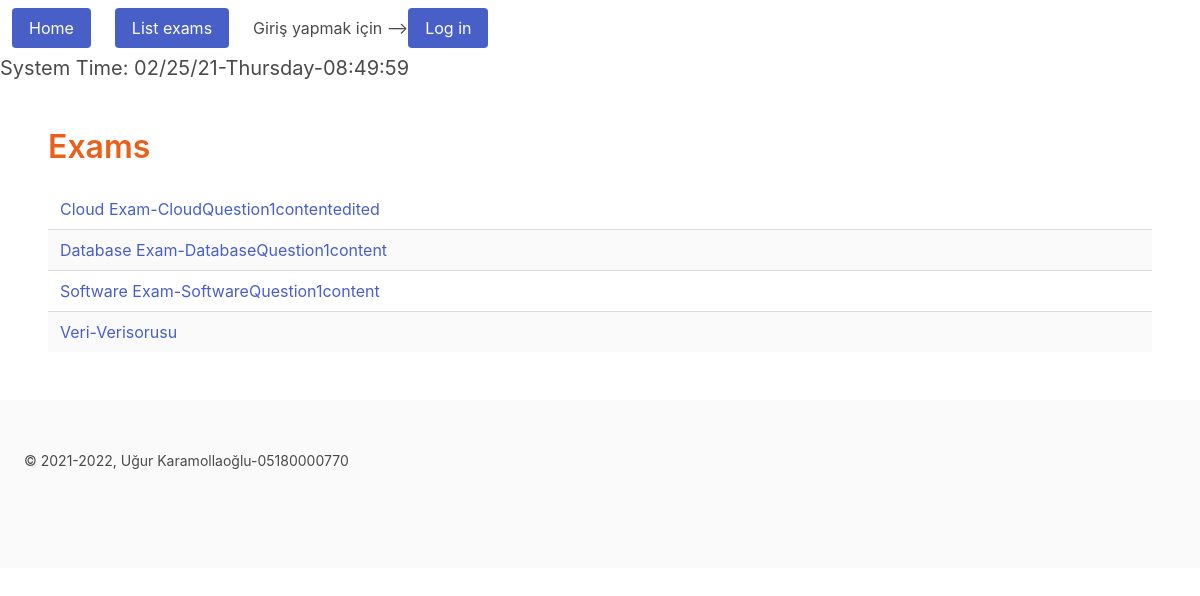
The app's page /exams, older data.
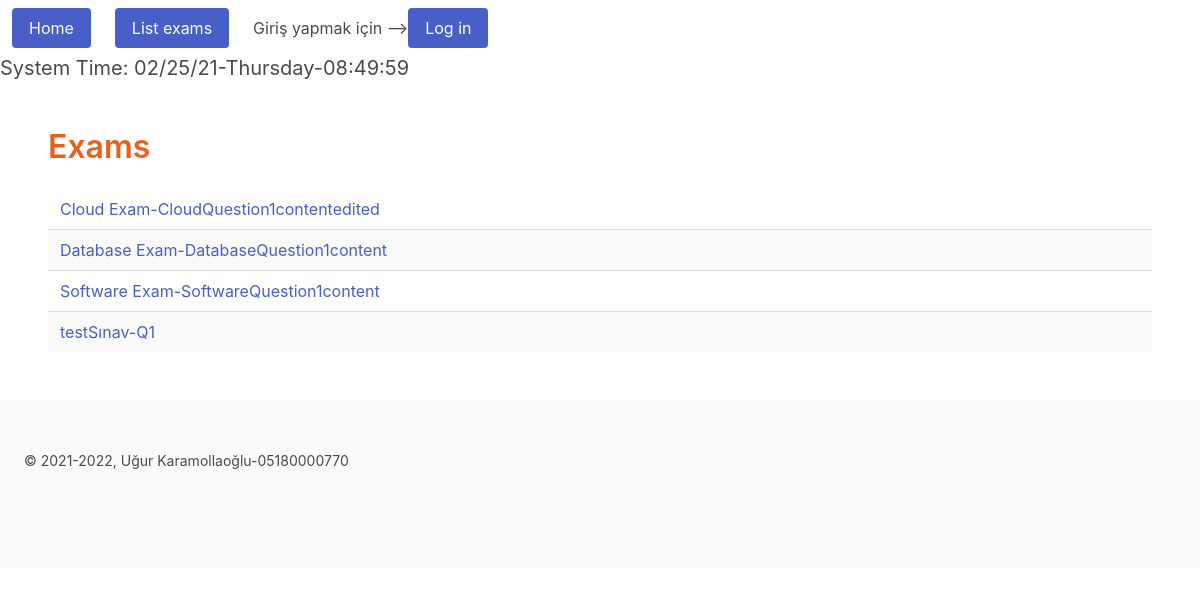
The same page, newer data.
### tables this page shows
CREATE TABLE exam (examno INTEGER PRIMARY KEY AUTOINCREMENT, 
					examname VARCHAR(50) NOT NULL,
					numberofquestions INTEGER, 
					question VARCHAR(100), 
					a VARCHAR(100), 
					b VARCHAR(100), 
					c VARCHAR(100), 
					d VARCHAR(100), 
					e VARCHAR(100));

### views.py (the view, shortened to what this page needs)
def exams_page():
    db = current_app.config["db"]
    if request.method == "GET":
        exams = db.get_exams()
        x = datetime.now()
        date = x.strftime("%x")
        day_name = x.strftime("%A")
        time = x.strftime("%X")
        return render_template("exams.html", exams=exams, date = date, day_name = day_name, time = time)

### database.py (called while the page is built)
    def get_exams(self):
        exams = []
        with dbapi2.connect(self.dbfile) as connection:
            cursor = connection.cursor()
            query = "SELECT examno, examname, numberofquestions, question, a, b, c, d, e FROM exam ORDER BY examno"
            cursor.execute(query)
            for exam_key, examname, numberofquestions, question, a, b, c, d, e in cursor:
                exams.append((exam_key, Exam(examname, numberofquestions, question, a, b, c, d, e)))
        return exams

### templates/exams.html (shortened to what this page needs)
{% extends "layout.html" %}
{% block content %}
    <h1 class="title">Exams</h1>
    {% if exams %}
    <form action="" method="post" name="exam_list">
      <table class="table is-striped is-fullwidth">
        {% for exam_key, exam in exams %}
        <tr>
          <td>
            <a href="{{ url_for('exam_page', exam_key=exam_key) }}">
              {{ exam.examname }}-{{ exam.question }}
            </a>
          </td>
        </tr>
        {% endfor %}
      </table>
    </form>
    {% endif %}
{% endblock %}

### templates/layout.html (shortened to what this page needs)
<!DOCTYPE html>
<html lang="en">
    <head>
        <link rel="stylesheet"
            href="https://cdnjs.cloudflare.com/ajax/libs/bulma/0.7.1/css/bulma.min.css"/>
        <link rel="stylesheet"
            href="{{ url_for('static', filename='myexams.css') }}"/>
    </head>
    <body>
        <header>
            <nav class="navbar" aria-label="main navigation">
                <div class="navbar-brand">
                  <span class="navbar-item">
                    <a class="button is-link" href="{{ url_for('home_page') }}">Home</a>
                  </span>
                  <span class="navbar-item">
                    <a class="button is-link" href="{{ url_for('exams_page') }}">List exams</a>
                  </span>
                  <span class="navbar-item">
                  {% if not current_user.is_authenticated %}
                    Giriş yapmak için -->
                    <a class="button is-link" href="{{ url_for('login_page') }}">Log in</a>
                  {% else %}
                    {{ current_user.username }} olarak giris yapildi.
                    Çıkış yapmak için -->
                    <a class="button is-link" href="{{ url_for('logout_page') }}">Log out</a>
                  {% endif %}
                  </span>
                </div>
            </nav>
            <p class="subtitle">System Time: {{ date }}-{{ day_name }}-{{ time }}</p>
        </header>
        <main>
            <section class="section">
                <div class="content">
                    {% block content %}{% endblock %}
                </div>
            </section>
        </main>
        <footer class="footer">
            <div class="content">
                <small>&copy; 2021-2022, Uğur Karamollaoğlu-05180000770</small>
            </div>
        </footer>
    </body>
    <main>
      <section class="section">
      </section>
    </main>
</html>

### static/myexams.css (style rules this page uses)
h1.title { color: #e9601a; }

Row changes from the older to the newer data that the page shows:
removed exam: examname "Veri", question "Verisorusu"
added exam: examname "testSınav", question "Q1"
